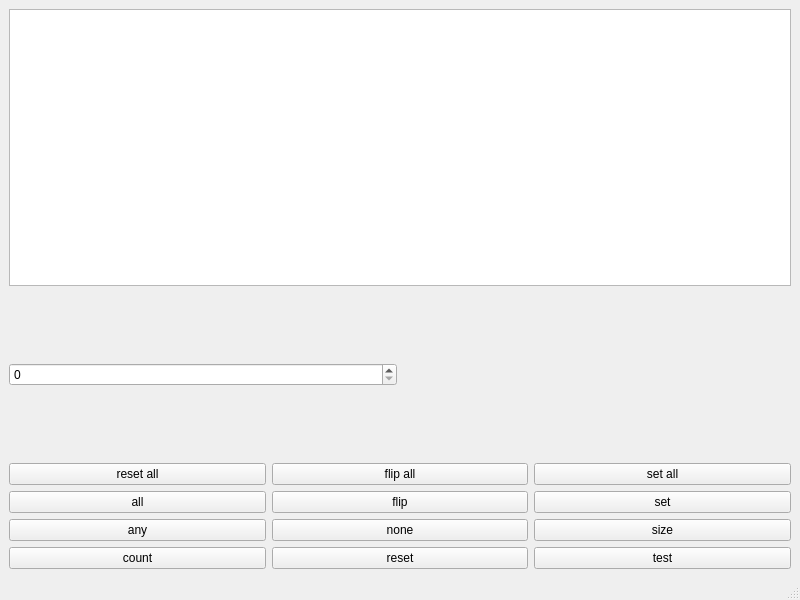
<?xml version="1.0" encoding="UTF-8"?>
<ui version="4.0">
 <class>MainWindow</class>
 <widget class="QMainWindow" name="MainWindow">
  <property name="geometry">
   <rect>
    <x>0</x>
    <y>0</y>
    <width>800</width>
    <height>600</height>
   </rect>
  </property>
  <property name="windowTitle">
   <string>MainWindow</string>
  </property>
  <widget class="QWidget" name="centralwidget">
   <layout class="QGridLayout" name="gridLayout" rowstretch="1,1" rowminimumheight="1,1">
    <item row="0" column="0">
     <widget class="QTextBrowser" name="textBrowser"/>
    </item>
    <item row="1" column="0">
     <layout class="QVBoxLayout" name="verticalLayout_5" stretch="1,6">
      <item>
       <layout class="QHBoxLayout" name="horizontalLayout_2">
        <item>
         <widget class="QSpinBox" name="spinBox"/>
        </item>
        <item>
         <widget class="QLabel" name="label">
          <property name="text">
           <string/>
          </property>
         </widget>
        </item>
       </layout>
      </item>
      <item>
       <layout class="QVBoxLayout" name="verticalLayout_4">
        <item>
         <layout class="QHBoxLayout" name="horizontalLayout">
          <item>
           <layout class="QVBoxLayout" name="verticalLayout_3">
            <item>
             <widget class="QPushButton" name="pushButton_12">
              <property name="text">
               <string>reset all</string>
              </property>
             </widget>
            </item>
            <item>
             <widget class="QPushButton" name="pushButton">
              <property name="text">
               <string>all</string>
              </property>
             </widget>
            </item>
            <item>
             <widget class="QPushButton" name="pushButton_2">
              <property name="text">
               <string>any</string>
              </property>
             </widget>
            </item>
            <item>
             <widget class="QPushButton" name="pushButton_3">
              <property name="text">
               <string>count</string>
              </property>
             </widget>
            </item>
           </layout>
          </item>
          <item>
           <layout class="QVBoxLayout" name="verticalLayout_2">
            <item>
             <widget class="QPushButton" name="pushButton_10">
              <property name="text">
               <string>flip all</string>
              </property>
             </widget>
            </item>
            <item>
             <widget class="QPushButton" name="pushButton_4">
              <property name="text">
               <string>flip</string>
              </property>
             </widget>
            </item>
            <item>
             <widget class="QPushButton" name="pushButton_5">
              <property name="text">
               <string>none</string>
              </property>
             </widget>
            </item>
            <item>
             <widget class="QPushButton" name="pushButton_6">
              <property name="text">
               <string>reset</string>
              </property>
             </widget>
            </item>
           </layout>
          </item>
          <item>
           <layout class="QVBoxLayout" name="verticalLayout">
            <item>
             <widget class="QPushButton" name="pushButton_11">
              <property name="text">
               <string>set all</string>
              </property>
             </widget>
            </item>
            <item>
             <widget class="QPushButton" name="pushButton_7">
              <property name="text">
               <string>set</string>
              </property>
             </widget>
            </item>
            <item>
             <widget class="QPushButton" name="pushButton_8">
              <property name="text">
               <string>size</string>
              </property>
             </widget>
            </item>
            <item>
             <widget class="QPushButton" name="pushButton_9">
              <property name="text">
               <string>test</string>
              </property>
             </widget>
            </item>
           </layout>
          </item>
         </layout>
        </item>
       </layout>
      </item>
     </layout>
    </item>
   </layout>
  </widget>
  <widget class="QMenuBar" name="menubar">
   <property name="geometry">
    <rect>
     <x>0</x>
     <y>0</y>
     <width>800</width>
     <height>22</height>
    </rect>
   </property>
  </widget>
  <widget class="QStatusBar" name="statusbar"/>
 </widget>
 <resources/>
 <connections/>
</ui>
